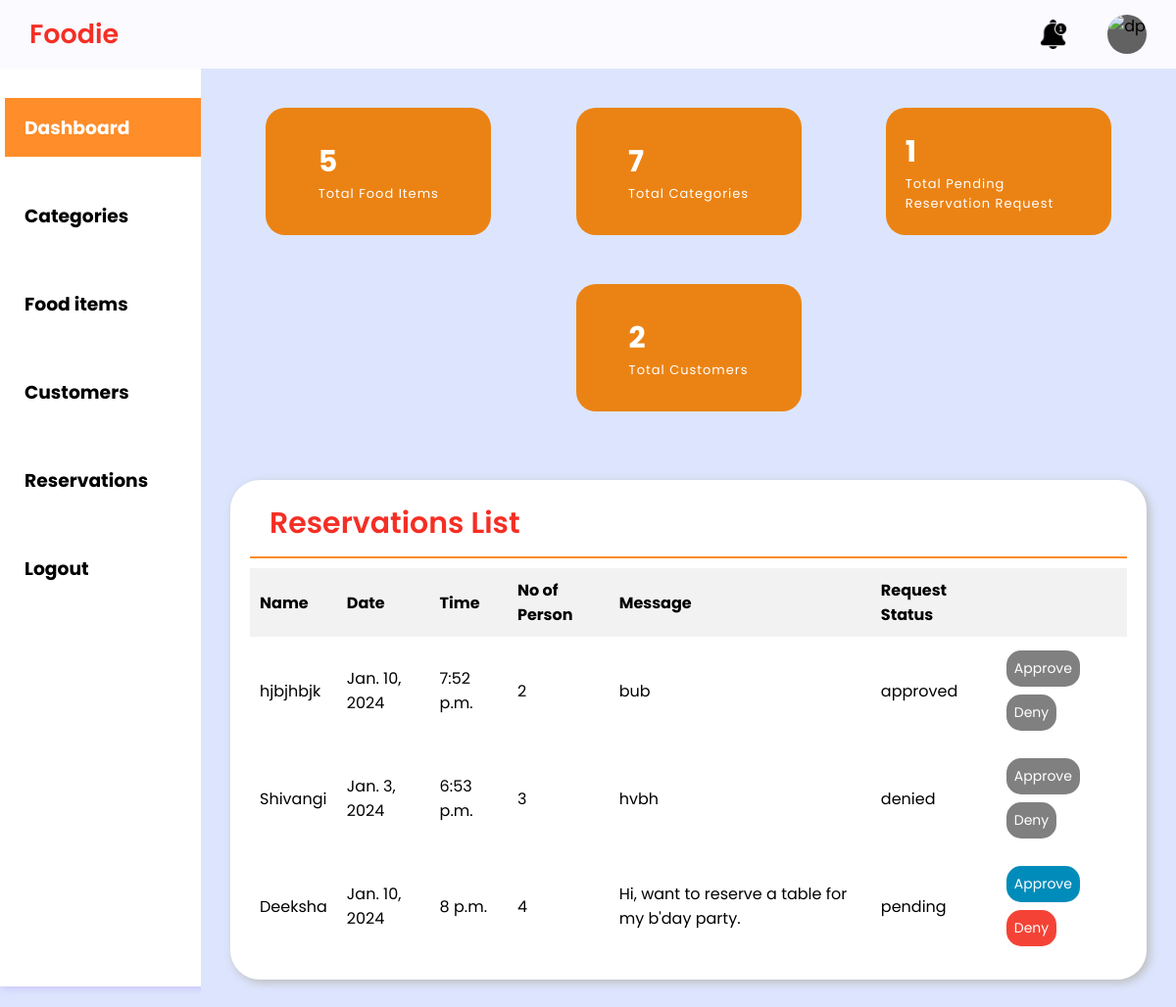
/admin-dashboard/reservation/, run on an earlier commit of the app's database.
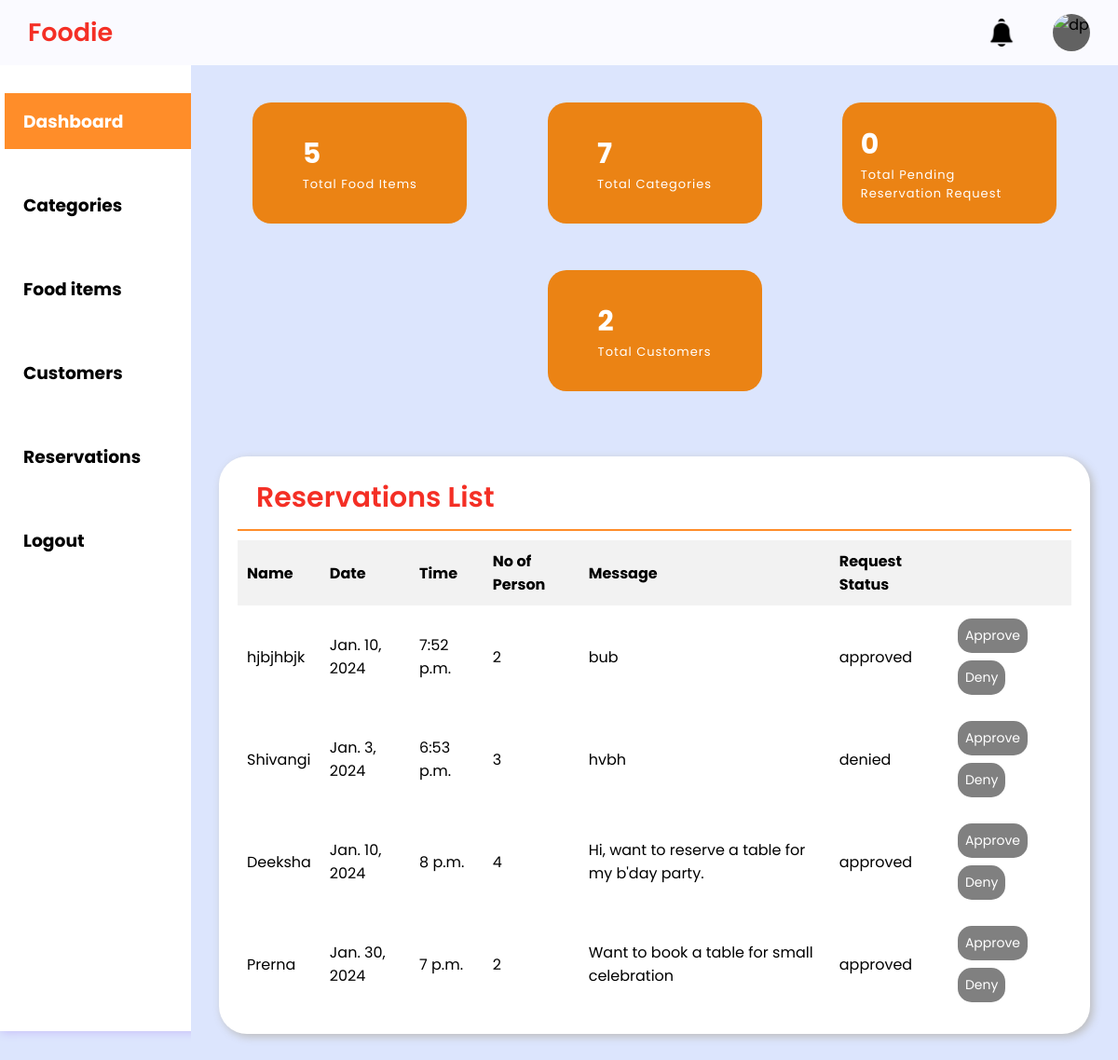
And on a later commit of the database.
### Home_App/models.py (models this page shows, shortened)
class reservation_table(models.Model):
    reservation_id = models.AutoField(primary_key=True)
    booking_name=models.CharField(max_length=40)
    date = models.DateField()
    time = models.TimeField()
    total_person=models.IntegerField()
    message=models.CharField(max_length=255)
    STATUS_CHOICES = [
        ('pending','Pending'),
        ('approved','Approved'),
        ('denied','Denied'),
    ]
    status = models.CharField(max_length=10, choices=STATUS_CHOICES, default='pending')

### Home_App/views.py (the view)
# urls.py: path('admin-dashboard/',hv.adminDashboard, name='admin-dashboard'),
def adminDashboard(request, section=None):
    section_template = {
        'categories': 'admin-dashboard-category.html',
        'customers': 'admin-dashboard-customers.html',
        'foodItems': 'admin-dashboard-foodItems.html',
        'reservation':'admin-dashboard-reservation.html',
        'recentOrders': 'admin-dashboard-recentOrders.html'
    }
    template_name = section_template.get(section, 'admin-dashboard.html')
    categories = category_table.objects.all()
    category_count = category_table.objects.count()
    foodItems = food_table.objects.all()
    foodItem_count = food_table.objects.count()
    customers = customer_table.objects.all()
    customer_count=customer_table.objects.count()
    reservation=reservation_table.objects.all()
    reservation_count=reservation_table.objects.filter(status='pending').count
    return render(request, template_name, {'categories':categories, 'categoryCount':category_count, 'foodItems':foodItems, 'food_item_count':foodItem_count, 'customers':customers, 'customerCount':customer_count, 'reservations':reservation, 'reservation_count':reservation_count})

### Template/admin-dashboard-reservation.html (shortened to what this page needs)
{% extends 'admin-dashboard.html' %}
{% block content %}
<section class="reservation-table-section">
    <div class="reservation-table-section">
        <div class="report-container">
            <div class="report-header">
                <h1 class="recent-orders">Reservations List</h1>
            </div>
            <table class="report-body">
                <thead class="report-topic-head">
                    <tr>
                    <th class="t-op">Name</th>
                    <th class="t-op">Date</th>
                    <th class="t-op">Time</th>
                    <th class="t-op">No of Person</th>
                    <th class="t-op">Message</th>
                    <th class="t-op">Request Status</th>
                    <th class="t-op"></th>
                    </tr>
                </thead>
                <tbody class="items12">
                    {% for reservation in reservations %}
                    <tr>
                        <td class="t-op-nextlvl">{{ reservation.booking_name}}</td>
                        <td class="t-op-nextlvl">{{ reservation.date}}</td>
                        <td class="t-op-nextlvl">{{ reservation.time}}</td>
                        <td class="t-op-nextlvl">{{ reservation.total_person}}</td>
                        <td class="t-op-nextlvl">{{ reservation.message}}</td>
                        <td class="t-op-nextlvl">{{ reservation.status}}</td>
                        <td class="t-op-nextlvl">
                            <div class="update-btn">
                                <a href="{% url 'approve_reservation_request' reservation_id=reservation.reservation_id %}" class="btn-edit {% if reservation.status != 'pending' %}disabled{% endif %}">Approve </a>
                                <a href="{% url 'deny_reservation_request' reservation_id=reservation.reservation_id %}" class="btn-delete {% if reservation.status != 'pending' %}disabled{% endif %}">Deny</a>
                            </div>
                        </td>
                    </tr>
                    {% endfor %}
                </tbody>
            </div>
        </div>
    </div>
{% endblock %}

What changed in the data, as far as the page shows it:
changed reservation_table "Deeksha": status "pending" → "approved"
added reservation_table: booking_name "Prerna", date "Jan. 30, 2024", time "7 p.m.", total_person "2", message "Want to book a table for small celebration", status "approved"
Also different on the page:
{{ reservation_count }}: "1" → "0"
